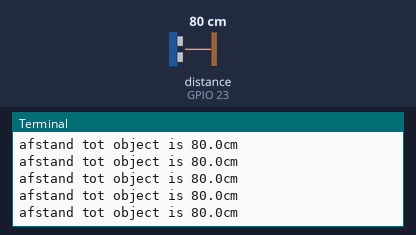
This program was run on a simulated Raspberry Pi (BCM pin numbers). On the bench: the last lines printed to the terminal. The inputs (shaded band) are chosen by the test bench; at power-on: distance to the obstacle (sensor on GPIO 23) 80 cm. The clock reads 2024-03-15 10:24:30 at power-on unless the program sets it.

Above: at 1.2 s.
1.3 s: distance to the obstacle (sensor on GPIO 23) set to 2 cm
At 2.3 s:
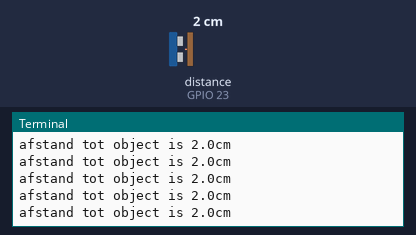
2.8 s: distance to the obstacle (sensor on GPIO 23) set to 4 cm
At 3.8 s:
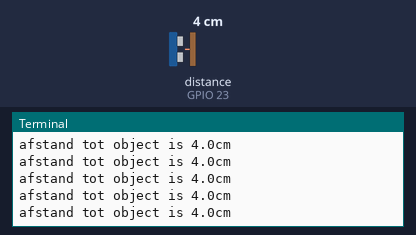
Timing chart, 0 to 5.8 s (numbered marks = the images above; inputs shaded):
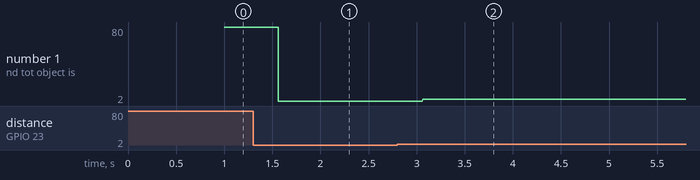

Measured:
- after the input at 1.3 s, the terminal: prints a new line after 0.26 s (image 1)
- after the input at 2.8 s, the terminal: prints a new line after 0.26 s (image 2)
- plotted number 1: 80 → 2 after the input at 1.3 s, 2 → 4 after the input at 2.8 s

The program:

afstandssensor.py
```python
from gpiozero import DistanceSensor
from time import time


sensor = DistanceSensor(23,24)

previousTime = time()
delay = 1

while True:
    currentTime = time()

    if currentTime - previousTime > delay:
        print(f"afstand tot object is {round(sensor.distance * 100, 2)}cm")
```
